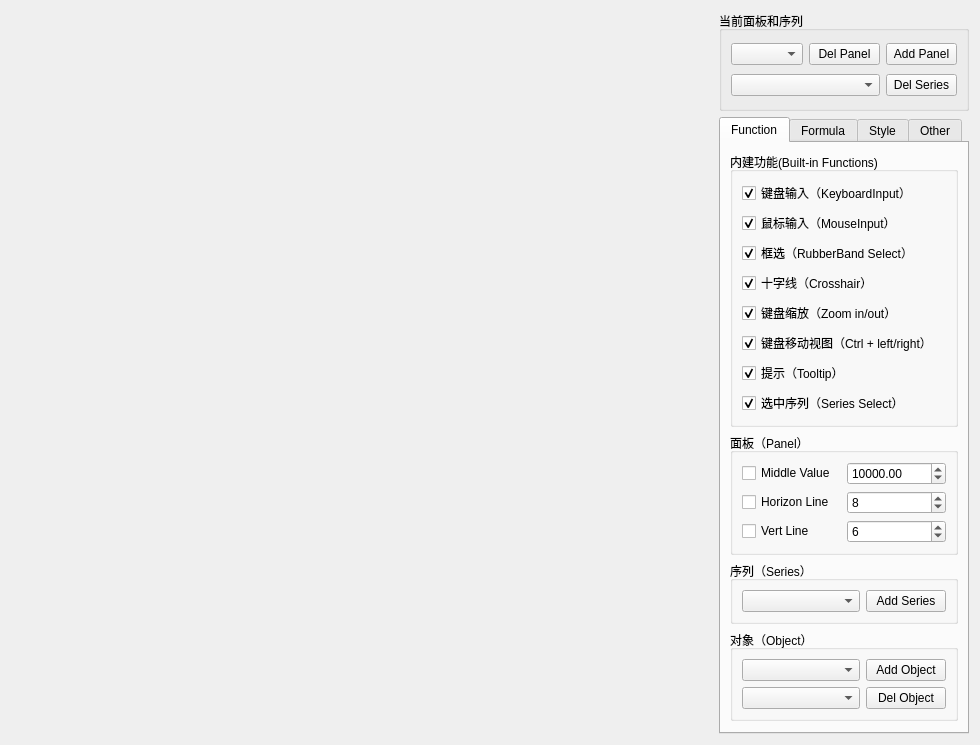
<?xml version="1.0" encoding="UTF-8"?>
<ui version="4.0">
 <class>ChartPage</class>
 <widget class="QWidget" name="ChartPage">
  <property name="geometry">
   <rect>
    <x>0</x>
    <y>0</y>
    <width>980</width>
    <height>638</height>
   </rect>
  </property>
  <property name="windowTitle">
   <string>Form</string>
  </property>
  <layout class="QGridLayout" name="gridLayout_4">
   <item row="0" column="0" rowspan="2">
    <widget class="ChartCtrl" name="chart_" native="true">
     <property name="focusPolicy">
      <enum>Qt::StrongFocus</enum>
     </property>
    </widget>
   </item>
   <item row="1" column="1">
    <widget class="QTabWidget" name="tabWidget">
     <property name="sizePolicy">
      <sizepolicy hsizetype="Fixed" vsizetype="Expanding">
       <horstretch>0</horstretch>
       <verstretch>0</verstretch>
      </sizepolicy>
     </property>
     <property name="minimumSize">
      <size>
       <width>0</width>
       <height>0</height>
      </size>
     </property>
     <property name="maximumSize">
      <size>
       <width>250</width>
       <height>16777215</height>
      </size>
     </property>
     <property name="currentIndex">
      <number>0</number>
     </property>
     <widget class="QWidget" name="tab_2">
      <attribute name="title">
       <string>Function</string>
      </attribute>
      <layout class="QVBoxLayout" name="verticalLayout_2">
       <item>
        <widget class="QGroupBox" name="group_funcs_">
         <property name="title">
          <string>内建功能(Built-in Functions)</string>
         </property>
         <layout class="QVBoxLayout" name="verticalLayout">
          <item>
           <widget class="QCheckBox" name="func_key_">
            <property name="text">
             <string>键盘输入（KeyboardInput）</string>
            </property>
            <property name="checked">
             <bool>true</bool>
            </property>
           </widget>
          </item>
          <item>
           <widget class="QCheckBox" name="func_mouse_">
            <property name="text">
             <string>鼠标输入（MouseInput）</string>
            </property>
            <property name="checked">
             <bool>true</bool>
            </property>
           </widget>
          </item>
          <item>
           <widget class="QCheckBox" name="func_rubber_">
            <property name="text">
             <string>框选（RubberBand Select）</string>
            </property>
            <property name="checked">
             <bool>true</bool>
            </property>
           </widget>
          </item>
          <item>
           <widget class="QCheckBox" name="func_cross_">
            <property name="text">
             <string>十字线（Crosshair）</string>
            </property>
            <property name="checked">
             <bool>true</bool>
            </property>
           </widget>
          </item>
          <item>
           <widget class="QCheckBox" name="func_zoom_">
            <property name="text">
             <string>键盘缩放（Zoom in/out）</string>
            </property>
            <property name="checked">
             <bool>true</bool>
            </property>
           </widget>
          </item>
          <item>
           <widget class="QCheckBox" name="func_moveview_">
            <property name="text">
             <string>键盘移动视图（Ctrl + left/right）</string>
            </property>
            <property name="checked">
             <bool>true</bool>
            </property>
           </widget>
          </item>
          <item>
           <widget class="QCheckBox" name="func_tooltip_">
            <property name="text">
             <string>提示（Tooltip）</string>
            </property>
            <property name="checked">
             <bool>true</bool>
            </property>
           </widget>
          </item>
          <item>
           <widget class="QCheckBox" name="func_select_series_">
            <property name="text">
             <string>选中序列（Series Select）</string>
            </property>
            <property name="checked">
             <bool>true</bool>
            </property>
           </widget>
          </item>
         </layout>
        </widget>
       </item>
       <item>
        <widget class="QGroupBox" name="groupBox_4">
         <property name="title">
          <string>面板（Panel）</string>
         </property>
         <layout class="QGridLayout" name="gridLayout_3">
          <item row="1" column="0">
           <widget class="QCheckBox" name="panel_hgrid_">
            <property name="text">
             <string>Horizon Line</string>
            </property>
           </widget>
          </item>
          <item row="2" column="0">
           <widget class="QCheckBox" name="panel_vgrid_">
            <property name="text">
             <string>Vert Line</string>
            </property>
           </widget>
          </item>
          <item row="0" column="0">
           <widget class="QCheckBox" name="panel_middleval_">
            <property name="text">
             <string>Middle Value</string>
            </property>
           </widget>
          </item>
          <item row="0" column="1">
           <widget class="QDoubleSpinBox" name="panel_middleval_edit_">
            <property name="maximum">
             <double>999999999.990000009536743</double>
            </property>
            <property name="value">
             <double>10000.000000000000000</double>
            </property>
           </widget>
          </item>
          <item row="1" column="1">
           <widget class="QSpinBox" name="panel_hgrid_val_">
            <property name="value">
             <number>8</number>
            </property>
           </widget>
          </item>
          <item row="2" column="1">
           <widget class="QSpinBox" name="panel_vgrid_val_">
            <property name="value">
             <number>6</number>
            </property>
           </widget>
          </item>
         </layout>
        </widget>
       </item>
       <item>
        <widget class="QGroupBox" name="groupBox_3">
         <property name="title">
          <string>序列（Series）</string>
         </property>
         <layout class="QGridLayout" name="gridLayout_2">
          <item row="0" column="0">
           <widget class="QComboBox" name="series_type_"/>
          </item>
          <item row="0" column="1">
           <widget class="QPushButton" name="series_add_">
            <property name="sizePolicy">
             <sizepolicy hsizetype="Fixed" vsizetype="Fixed">
              <horstretch>0</horstretch>
              <verstretch>0</verstretch>
             </sizepolicy>
            </property>
            <property name="text">
             <string>Add Series</string>
            </property>
           </widget>
          </item>
         </layout>
        </widget>
       </item>
       <item>
        <widget class="QGroupBox" name="groupBox_2">
         <property name="title">
          <string>对象（Object）</string>
         </property>
         <layout class="QGridLayout" name="gridLayout">
          <item row="3" column="0">
           <widget class="QComboBox" name="object_sel_"/>
          </item>
          <item row="3" column="1">
           <widget class="QPushButton" name="object_del_">
            <property name="sizePolicy">
             <sizepolicy hsizetype="Fixed" vsizetype="Fixed">
              <horstretch>0</horstretch>
              <verstretch>0</verstretch>
             </sizepolicy>
            </property>
            <property name="text">
             <string>Del Object</string>
            </property>
           </widget>
          </item>
          <item row="2" column="1">
           <widget class="QPushButton" name="add_object_">
            <property name="sizePolicy">
             <sizepolicy hsizetype="Fixed" vsizetype="Fixed">
              <horstretch>0</horstretch>
              <verstretch>0</verstretch>
             </sizepolicy>
            </property>
            <property name="text">
             <string>Add Object</string>
            </property>
           </widget>
          </item>
          <item row="2" column="0">
           <widget class="QComboBox" name="object_type_"/>
          </item>
         </layout>
        </widget>
       </item>
       <item>
        <spacer name="verticalSpacer_2">
         <property name="orientation">
          <enum>Qt::Vertical</enum>
         </property>
         <property name="sizeHint" stdset="0">
          <size>
           <width>20</width>
           <height>40</height>
          </size>
         </property>
        </spacer>
       </item>
      </layout>
     </widget>
     <widget class="QWidget" name="tab_3">
      <attribute name="title">
       <string>Formula</string>
      </attribute>
      <layout class="QVBoxLayout" name="verticalLayout_5">
       <item>
        <layout class="QGridLayout" name="gridLayout_7">
         <item row="0" column="0">
          <widget class="QLabel" name="label_6">
           <property name="maximumSize">
            <size>
             <width>60</width>
             <height>16777215</height>
            </size>
           </property>
           <property name="text">
            <string>Group:</string>
           </property>
          </widget>
         </item>
         <item row="0" column="1">
          <widget class="QComboBox" name="indi_group_"/>
         </item>
         <item row="1" column="0">
          <widget class="QLabel" name="label_7">
           <property name="maximumSize">
            <size>
             <width>60</width>
             <height>16777215</height>
            </size>
           </property>
           <property name="text">
            <string>Method:</string>
           </property>
          </widget>
         </item>
         <item row="1" column="1">
          <widget class="QComboBox" name="indi_method_"/>
         </item>
        </layout>
       </item>
       <item>
        <widget class="IndicatorPref" name="indi_param_" native="true">
         <property name="sizePolicy">
          <sizepolicy hsizetype="Preferred" vsizetype="Expanding">
           <horstretch>0</horstretch>
           <verstretch>0</verstretch>
          </sizepolicy>
         </property>
        </widget>
       </item>
       <item>
        <widget class="QPushButton" name="formula_apply_">
         <property name="text">
          <string>更新指标参数（Apply Formula Param）</string>
         </property>
        </widget>
       </item>
       <item>
        <widget class="QPushButton" name="formula_add_">
         <property name="text">
          <string>添加指标（Add Formula）</string>
         </property>
        </widget>
       </item>
      </layout>
     </widget>
     <widget class="QWidget" name="tab">
      <attribute name="title">
       <string>Style</string>
      </attribute>
      <layout class="QVBoxLayout" name="verticalLayout_4">
       <item>
        <widget class="QGroupBox" name="groupBox">
         <property name="title">
          <string>主题（Theme）</string>
         </property>
         <layout class="QVBoxLayout" name="verticalLayout_3">
          <item>
           <widget class="QRadioButton" name="theme_white_">
            <property name="text">
             <string>White</string>
            </property>
           </widget>
          </item>
          <item>
           <widget class="QRadioButton" name="theme_black_">
            <property name="text">
             <string>Black</string>
            </property>
            <property name="checked">
             <bool>true</bool>
            </property>
           </widget>
          </item>
         </layout>
        </widget>
       </item>
       <item>
        <widget class="QGroupBox" name="groupBox_6">
         <property name="title">
          <string>序列风格（Series Style）</string>
         </property>
         <layout class="QGridLayout" name="gridLayout_6">
          <item row="0" column="0">
           <widget class="QCheckBox" name="sstyle_antialias_">
            <property name="text">
             <string>AntiAlias</string>
            </property>
           </widget>
          </item>
          <item row="2" column="0">
           <widget class="QLabel" name="label_4">
            <property name="text">
             <string>Stroke Width:</string>
            </property>
           </widget>
          </item>
          <item row="1" column="0">
           <widget class="QCheckBox" name="sstyle_fillbar_">
            <property name="text">
             <string>Fill Bar</string>
            </property>
           </widget>
          </item>
          <item row="2" column="2">
           <widget class="QDoubleSpinBox" name="sstyle_stroke_width_"/>
          </item>
          <item row="3" column="2">
           <widget class="QDoubleSpinBox" name="sstyle_bar_width_"/>
          </item>
          <item row="3" column="0">
           <widget class="QLabel" name="label">
            <property name="text">
             <string>Bar Width:</string>
            </property>
           </widget>
          </item>
          <item row="6" column="0">
           <widget class="QLabel" name="label_2">
            <property name="text">
             <string>Candle Up Color:</string>
            </property>
           </widget>
          </item>
          <item row="7" column="0">
           <widget class="QLabel" name="label_3">
            <property name="text">
             <string>Candle Down Color:</string>
            </property>
           </widget>
          </item>
          <item row="5" column="0">
           <widget class="QLabel" name="label_5">
            <property name="text">
             <string>Series Color:</string>
            </property>
           </widget>
          </item>
          <item row="5" column="2">
           <widget class="QColorSel" name="sstyle_color_">
            <property name="minimumSize">
             <size>
              <width>0</width>
              <height>20</height>
             </size>
            </property>
            <property name="frameShape">
             <enum>QFrame::StyledPanel</enum>
            </property>
            <property name="frameShadow">
             <enum>QFrame::Raised</enum>
            </property>
           </widget>
          </item>
          <item row="6" column="2">
           <widget class="QColorSel" name="sstyle_up_color_">
            <property name="minimumSize">
             <size>
              <width>0</width>
              <height>20</height>
             </size>
            </property>
            <property name="frameShape">
             <enum>QFrame::StyledPanel</enum>
            </property>
            <property name="frameShadow">
             <enum>QFrame::Raised</enum>
            </property>
           </widget>
          </item>
          <item row="7" column="2">
           <widget class="QColorSel" name="sstyle_down_color_">
            <property name="minimumSize">
             <size>
              <width>0</width>
              <height>20</height>
             </size>
            </property>
            <property name="frameShape">
             <enum>QFrame::StyledPanel</enum>
            </property>
            <property name="frameShadow">
             <enum>QFrame::Raised</enum>
            </property>
           </widget>
          </item>
         </layout>
        </widget>
       </item>
       <item>
        <widget class="QGroupBox" name="group_ctl_panel_">
         <property name="title">
          <string>面板控件（Panel Control）</string>
         </property>
         <layout class="QVBoxLayout" name="verticalLayout_6">
          <item>
           <widget class="QCheckBox" name="ctl_panel_title_">
            <property name="text">
             <string>Title</string>
            </property>
            <property name="checked">
             <bool>true</bool>
            </property>
           </widget>
          </item>
          <item>
           <widget class="QCheckBox" name="ctl_panel_valueaxis_">
            <property name="text">
             <string>ValueAxis</string>
            </property>
            <property name="checked">
             <bool>true</bool>
            </property>
           </widget>
          </item>
          <item>
           <widget class="QCheckBox" name="ctl_panel_ratioaxis_">
            <property name="text">
             <string>RatioAxis</string>
            </property>
            <property name="checked">
             <bool>true</bool>
            </property>
           </widget>
          </item>
         </layout>
        </widget>
       </item>
       <item>
        <spacer name="verticalSpacer">
         <property name="orientation">
          <enum>Qt::Vertical</enum>
         </property>
         <property name="sizeHint" stdset="0">
          <size>
           <width>20</width>
           <height>40</height>
          </size>
         </property>
        </spacer>
       </item>
      </layout>
     </widget>
     <widget class="QWidget" name="tab_4">
      <attribute name="title">
       <string>Other</string>
      </attribute>
      <layout class="QVBoxLayout" name="verticalLayout_7">
       <item>
        <widget class="QPushButton" name="other_merge_panel_">
         <property name="text">
          <string>Merge Panel</string>
         </property>
        </widget>
       </item>
       <item>
        <spacer name="verticalSpacer_3">
         <property name="orientation">
          <enum>Qt::Vertical</enum>
         </property>
         <property name="sizeHint" stdset="0">
          <size>
           <width>20</width>
           <height>439</height>
          </size>
         </property>
        </spacer>
       </item>
      </layout>
     </widget>
    </widget>
   </item>
   <item row="0" column="1">
    <widget class="QGroupBox" name="groupBox_5">
     <property name="sizePolicy">
      <sizepolicy hsizetype="Fixed" vsizetype="Fixed">
       <horstretch>0</horstretch>
       <verstretch>0</verstretch>
      </sizepolicy>
     </property>
     <property name="minimumSize">
      <size>
       <width>250</width>
       <height>100</height>
      </size>
     </property>
     <property name="maximumSize">
      <size>
       <width>250</width>
       <height>16777215</height>
      </size>
     </property>
     <property name="title">
      <string>当前面板和序列</string>
     </property>
     <layout class="QGridLayout" name="gridLayout_5">
      <item row="0" column="0">
       <widget class="QComboBox" name="panel_sel_"/>
      </item>
      <item row="0" column="1">
       <widget class="QPushButton" name="panel_del_">
        <property name="sizePolicy">
         <sizepolicy hsizetype="Fixed" vsizetype="Fixed">
          <horstretch>0</horstretch>
          <verstretch>0</verstretch>
         </sizepolicy>
        </property>
        <property name="text">
         <string>Del Panel</string>
        </property>
       </widget>
      </item>
      <item row="0" column="2">
       <widget class="QPushButton" name="panel_add_">
        <property name="text">
         <string>Add Panel</string>
        </property>
       </widget>
      </item>
      <item row="2" column="2">
       <widget class="QPushButton" name="series_del_">
        <property name="sizePolicy">
         <sizepolicy hsizetype="Fixed" vsizetype="Fixed">
          <horstretch>0</horstretch>
          <verstretch>0</verstretch>
         </sizepolicy>
        </property>
        <property name="text">
         <string>Del Series</string>
        </property>
       </widget>
      </item>
      <item row="2" column="0" colspan="2">
       <widget class="QComboBox" name="series_sel_"/>
      </item>
     </layout>
    </widget>
   </item>
  </layout>
 </widget>
 <customwidgets>
  <customwidget>
   <class>ChartCtrl</class>
   <extends>QWidget</extends>
   <header>chartctrl.h</header>
   <container>1</container>
  </customwidget>
  <customwidget>
   <class>QColorSel</class>
   <extends>QFrame</extends>
   <header>qcolorsel.h</header>
   <container>1</container>
  </customwidget>
  <customwidget>
   <class>IndicatorPref</class>
   <extends>QWidget</extends>
   <header>indicatorpref.h</header>
   <container>1</container>
  </customwidget>
 </customwidgets>
 <resources/>
 <connections/>
</ui>
